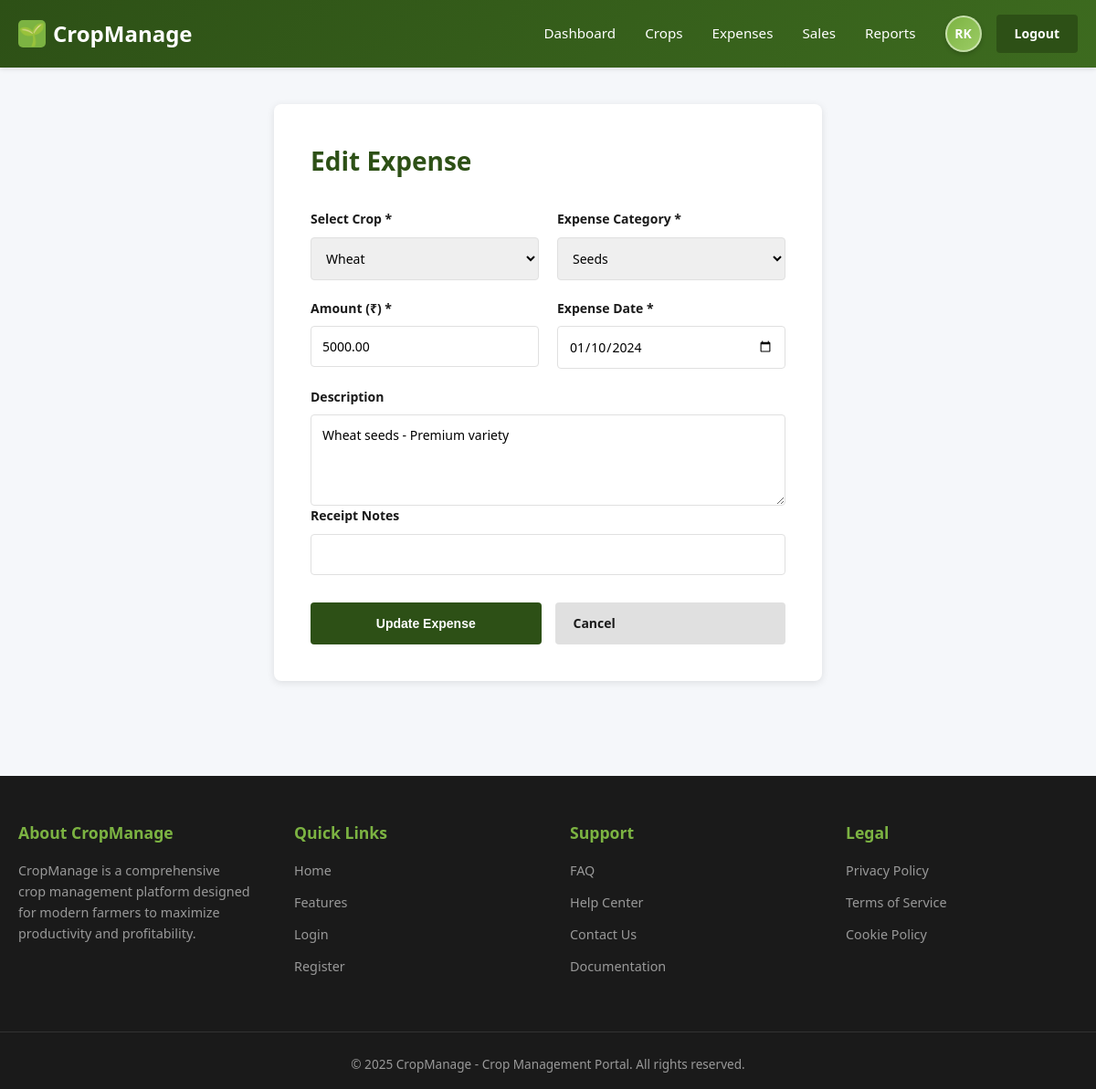
/expenses/edit_expense.php?id=1 (signed in), run on the app's committed database.
### tables this page shows
CREATE TABLE IF NOT EXISTS expenses (
  id INT PRIMARY KEY AUTO_INCREMENT,
  crop_id INT NOT NULL,
  user_id INT NOT NULL,
  expense_category VARCHAR(100) NOT NULL,
  description VARCHAR(255),
  amount DECIMAL(10, 2) NOT NULL,
  expense_date DATE NOT NULL,
  notes TEXT,
  created_at TIMESTAMP DEFAULT CURRENT_TIMESTAMP,
  updated_at TIMESTAMP DEFAULT CURRENT_TIMESTAMP ON UPDATE CURRENT_TIMESTAMP,
  FOREIGN KEY (crop_id) REFERENCES crops(id) ON DELETE CASCADE,
  FOREIGN KEY (user_id) REFERENCES users(id) ON DELETE CASCADE,
  INDEX idx_crop_id (crop_id),
  INDEX idx_user_id (user_id),
  INDEX idx_expense_date (expense_date)
);

CREATE TABLE IF NOT EXISTS crops (
  id INT PRIMARY KEY AUTO_INCREMENT,
  user_id INT NOT NULL,
  crop_name VARCHAR(100) NOT NULL,
  crop_type VARCHAR(100) NOT NULL,
  planting_date DATE NOT NULL,
  expected_harvest_date DATE,
  status ENUM('Planning', 'Planting', 'Growing', 'Ready to Harvest', 'Harvested') DEFAULT 'Planning',
  notes TEXT,
  created_at TIMESTAMP DEFAULT CURRENT_TIMESTAMP,
  updated_at TIMESTAMP DEFAULT CURRENT_TIMESTAMP ON UPDATE CURRENT_TIMESTAMP,
  FOREIGN KEY (user_id) REFERENCES users(id) ON DELETE CASCADE,
  INDEX idx_user_id (user_id),
  INDEX idx_status (status)
);

### expenses/edit_expense.php (the view, shortened to what this page needs)
<?php
require_once '../includes/header.php';
$expense_id = intval($_GET['id'] ?? 0);
$query = "SELECT * FROM expenses WHERE id = ? AND user_id = ?";
$stmt = mysqli_prepare($conn, $query);
mysqli_stmt_bind_param($stmt, 'ii', $expense_id, $user_id);
mysqli_stmt_execute($stmt);
$result = mysqli_stmt_get_result($stmt);
$expense = mysqli_fetch_assoc($result);
$crops_query = "SELECT id, crop_name FROM crops WHERE user_id = ? ORDER BY crop_name";
$crops_stmt = mysqli_prepare($conn, $crops_query);
mysqli_stmt_bind_param($crops_stmt, 'i', $user_id);
mysqli_stmt_execute($crops_stmt);
$crops_result = mysqli_stmt_get_result($crops_stmt);
?>
<?php require_once '../includes/navbar.php'; ?>
<main class="form-container">
  <div class="form-card">
    <h1>Edit Expense</h1>
    <form method="POST" class="expense-form">
      <div class="form-row">
        <div class="form-group">
          <label for="crop_id">Select Crop *</label>
          <select id="crop_id" name="crop_id" required>
            <?php while ($crop = mysqli_fetch_assoc($crops_result)): ?>
              <option value="<?php echo $crop['id']; ?>" <?php echo $crop['id'] === $expense['crop_id'] ? 'selected' : ''; ?>>
                <?php echo htmlspecialchars($crop['crop_name']); ?>
              </option>
            <?php endwhile; ?>
          </select>
        </div>
        <div class="form-group">
          <label for="expense_category">Expense Category *</label>
          <select id="expense_category" name="expense_category" required>
            <option value="Seeds" <?php echo $expense['expense_category'] === 'Seeds' ? 'selected' : ''; ?>>Seeds</option>
          </select>
        </div>
      </div>
      <div class="form-row">
        <div class="form-group">
          <label for="amount">Amount (₹) *</label>
          <input type="number" id="amount" name="amount" required step="0.01" value="<?php echo $expense['amount']; ?>">
        </div>
        <div class="form-group">
          <label for="expense_date">Expense Date *</label>
          <input type="date" id="expense_date" name="expense_date" required value="<?php echo $expense['expense_date']; ?>">
        </div>
      </div>
      <div class="form-group full-width">
        <label for="description">Description</label>
        <textarea id="description" name="description"><?php echo htmlspecialchars($expense['description'] ?? ''); ?></textarea>
      </div>
      <div class="form-group full-width">
        <label for="receipt_notes">Receipt Notes</label>
        <input type="text" id="receipt_notes" name="receipt_notes" value="<?php echo htmlspecialchars($expense['receipt_notes'] ?? ''); ?>">
      </div>
      <div class="form-actions">
        <button type="submit" class="btn btn-primary">Update Expense</button>
        <a href="<?php echo BASE_URL; ?>expenses/manage_expenses.php" class="btn btn-secondary">Cancel</a>
      </div>
    </form>
  </div>
</main>
<?php require_once '../includes/footer.php'; ?>

### assets/style.css (style rules this page uses)
* { margin: 0; padding: 0; box-sizing: border-box; }
:root { --primary: #2d5016; --primary-light: #4a7c27; --secondary: #8bc34a; --accent: #ff9800; --danger: #f44336; --success: #4caf50; --background: #f5f7fa; --surface: #ffffff; --text-primary: #1a1a1a; --text-secondary: #666666; --border: #e0e0e0; --shadow: 0 2px 8px rgba(0, 0, 0, 0.1); }
body { font-family: "Segoe UI", Tahoma, Geneva, Verdana, sans-serif; background-color: var(--background); color: var(--text-primary); line-height: 1.6; }
.btn-secondary { background: white; color: #2d5016; font-weight: bold; }
.btn { display: inline-block; padding: 10px 20px; border: none; border-radius: 4px; cursor: pointer; text-decoration: none; font-weight: 600; transition: all 0.3s ease; font-size: 14px; }
.btn-primary { background-color: var(--primary); color: white; }
.btn-secondary { background-color: var(--border); color: var(--text-primary); }
.form-container { max-width: 1200px; margin: 0 auto; padding: 40px 20px; }
.form-card { background: white; padding: 40px; border-radius: 8px; box-shadow: var(--shadow); max-width: 600px; margin: 0 auto; }
.form-card h1 { margin-bottom: 30px; color: var(--primary); font-size: 28px; }
.form-row { display: grid; grid-template-columns: 1fr 1fr; gap: 20px; margin-bottom: 20px; }
.form-group { display: flex; flex-direction: column; }
.form-group.full-width { grid-column: 1 / -1; }
.form-group label { font-weight: 600; margin-bottom: 8px; color: var(--text-primary); font-size: 14px; }
.form-group input, .form-group select, .form-group textarea { padding: 12px; border: 1px solid var(--border); border-radius: 4px; font-family: inherit; font-size: 14px; transition: all 0.3s ease; }
.form-group textarea { resize: vertical; min-height: 100px; }
.form-actions { display: flex; gap: 15px; margin-top: 30px; }
.form-actions .btn { flex: 1; padding: 12px 20px; }

### data on the page
expenses: crop_id "Wheat", expense_category "Seeds", amount "5000.00", expense_date "01/10/2024", description "Wheat seeds - Premium variety"

### other printed values
$initials "RK"
